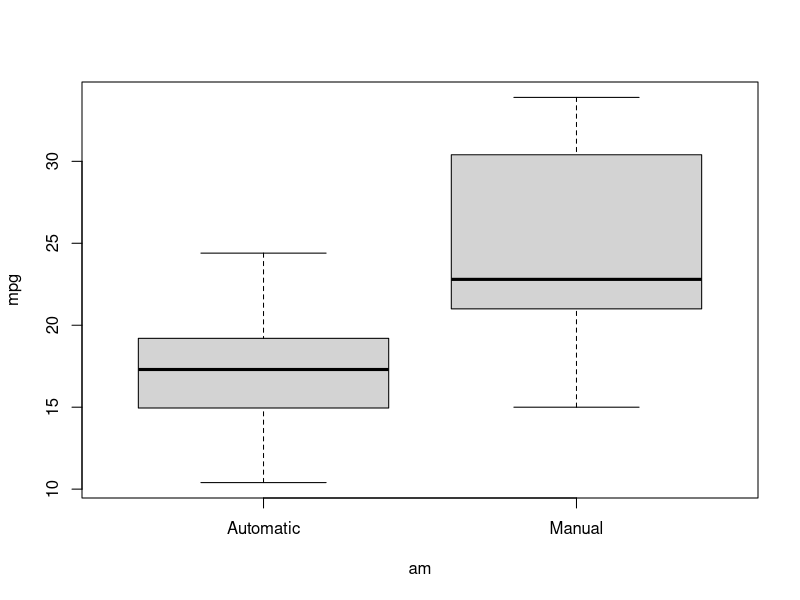
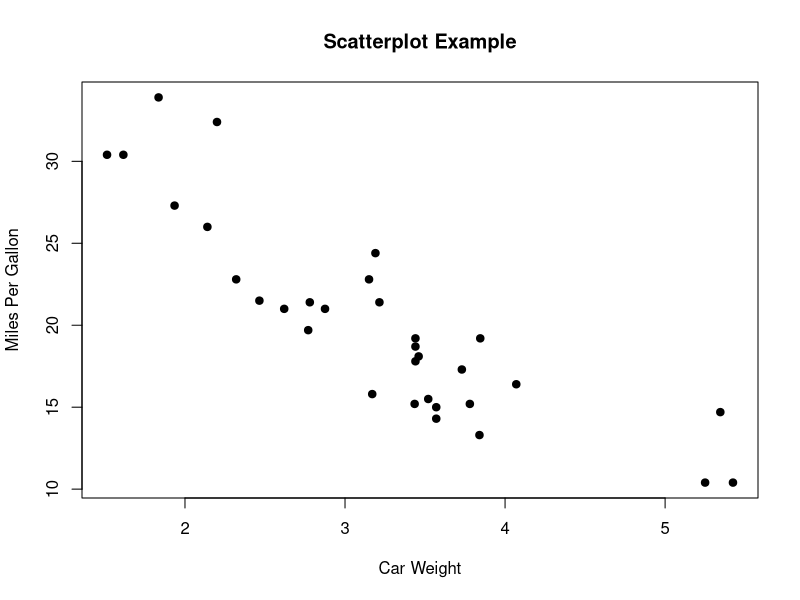

Recreate these plots in R, in order.
# myfirstR 
setwd("C:/Users/sholm/Desktop/CETM72")

# Introductory basics 


x <- 17 # preferred way of assigning values to variables 
X <- 18

x == 17 # checking if it is equal to that number   

# r is case sensitive so be careful with what you label variables 

y <- c(5, 6, 7, 8, 9) # concatenation 

mean(y) # built in mean function 

sd(y) #built in standard deviation function 

staff <- c('jim', 'paul' , 'jeff', 'gary', 'john') # using strings 

sort(staff) # sorted alphabetically 

#type staff back into console to overwrite 

grep('paul',staff) #get regular expression, checking it exists in staff and gives you the index 

people <- c('jim', 'paul') #looking for multiple so creating new group then using match function to see if they exist in staff 

match(people,staff)





# USING R for descriptive statistics 

data(mtcars) #load in the data 
head(mtcars) # print the first six records 

mtcars # show full data set 

tail(mtcars) #shows last six records 

mean(mtcars$mpg) #use the dollar symbol to access the variables within the dataset 
sd(mtcars$mpg) 

auto <- subset(mtcars, am == 0)
manual <- subset(mtcars, am == 1)
mean(manual$mpg)
mean(auto$mpg)               #breaking them down into subsets to find out which has better mpg manual or automatic transmission.
                             #using subset to partition based upon whether car is auto or manual using existing variable 'am' and using '==' as relational test 
                             #then creating two new variables to hold the split in the data 

 #plotting a boxplot 

mtcars$am <- as.factor(mtcars$am)
levels(mtcars$am) <- c("Automatic", "Manual")
boxplot(mpg~am, data = mtcars)            

#we use the as.factor command to convert the integer values in the am variable into factor types
#then use the concatenation operator to create a vector of strings vector = an observation in a given data set
#rather than using ones and zeros we make the box plot more informative by converting the levels into names
#50% of the data is contained in the grey area the whiskers contain the remaining 50% 
#horizontal line indicates the median value sometimes the median is more informative than the mean especially if there are outliers.
#outliers are normally indicated by an asterisk

 
#plotting a scatterplot 

plot(mtcars$wt, mtcars$mpg, main="Scatterplot Example" , xlab="Car Weight", ylab="Miles Per Gallon", pch=19)


#Finding standard deviation for auto and manual type cars

sd(auto$mpg)
sd(manual$mpg)

# finding information on a command you use the ? symbol followed by the function itself i.e. ?mean

?mean





















